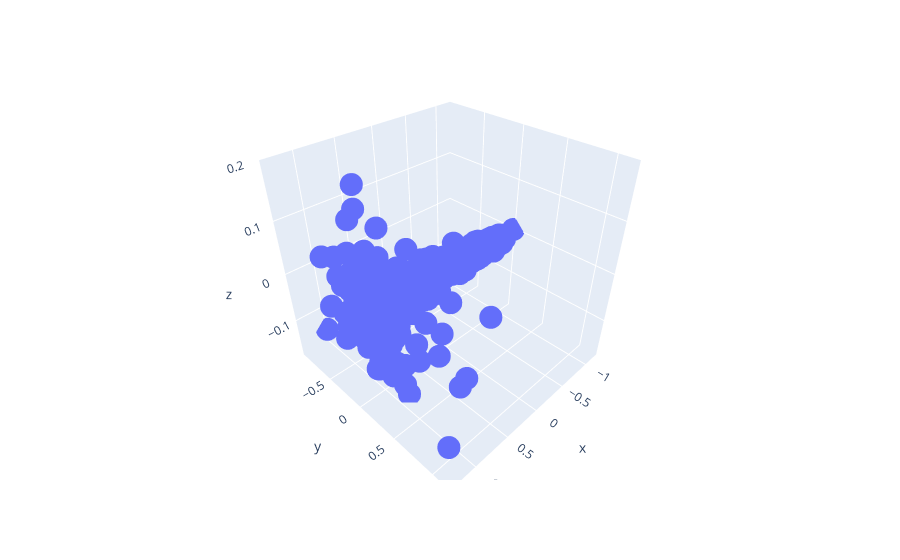

Notebook source saved alongside this figure:
### Code cell
fig = px.scatter_3d(x=x, y=y, z=z, labels=labels)
fig.show()

### Figure 1 — Plotly figure (JSON) as saved in the notebook; plotly's stock layout.template omitted (floating-point values rounded to 4 significant figures; data arrays with more than 128 entries replaced by an {"elided": "..."} marker saying what was removed)
{"data": [{"hovertemplate": "x=%{x}<br>y=%{y}<br>z=%{z}<extra></extra>", "legendgroup": "", "marker": {"color": "#636efa", "symbol": "circle"}, "mode": "markers", "name": "", "scene": "scene", "showlegend": false, "type": "scatter3d", "x": {"elided": "1084 float values"}, "y": {"elided": "1084 float values"}, "z": {"elided": "1084 float values"}}], "layout": {"legend": {"tracegroupgap": 0}, "margin": {"t": 60}, "scene": {"domain": {"x": [0, 1], "y": [0, 1]}, "xaxis": {"title": {"text": "x"}}, "yaxis": {"title": {"text": "y"}}, "zaxis": {"title": {"text": "z"}}}}}
